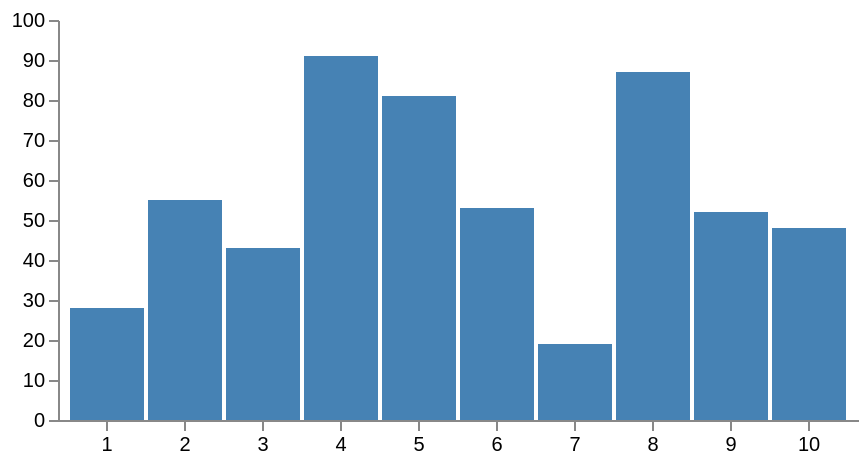

The Vega-Lite source for this figure:
### Vega specification from a JSON file in a GitHub repository (floating-point values rounded to 4 significant figures)
{"$schema": "https://vega.github.io/schema/vega/v4.json", "width": 400, "height": 200, "padding": 5, "signals": [{"name": "property", "value": "a", "bind": {"input": "select", "options": ["a", "b"]}}], "data": [{"name": "table", "format": {"type": "json", "property": {"signal": "property"}}, "values": {"a": [{"u": 1, "v": 28}, {"u": 2, "v": 55}, {"u": 3, "v": 43}, {"u": 4, "v": 91}, {"u": 5, "v": 81}, {"u": 6, "v": 53}, {"u": 7, "v": 19}, {"u": 8, "v": 87}, {"u": 9, "v": 52}, {"u": 10, "v": 48}], "b": [{"u": 1, "v": 24}, {"u": 2, "v": 49}, {"u": 3, "v": 87}, {"u": 4, "v": 66}, {"u": 5, "v": 17}, {"u": 6, "v": 27}, {"u": 7, "v": 68}, {"u": 8, "v": 16}, {"u": 9, "v": 49}, {"u": 10, "v": 15}]}}], "scales": [{"name": "xscale", "type": "band", "range": "width", "padding": 0.05, "round": true, "domain": {"data": "table", "field": "u"}}, {"name": "yscale", "type": "linear", "range": "height", "domain": {"data": "table", "field": "v"}, "zero": true, "nice": true}], "axes": [{"orient": "bottom", "scale": "xscale", "zindex": 1}, {"orient": "left", "scale": "yscale", "zindex": 1}], "marks": [{"type": "rect", "from": {"data": "table"}, "encode": {"enter": {"x": {"scale": "xscale", "field": "u"}, "width": {"scale": "xscale", "band": 1}, "y": {"scale": "yscale", "field": "v"}, "y2": {"scale": "yscale", "value": 0}}, "update": {"fill": {"value": "steelblue"}}, "hover": {"fill": {"value": "red"}}}}]}
